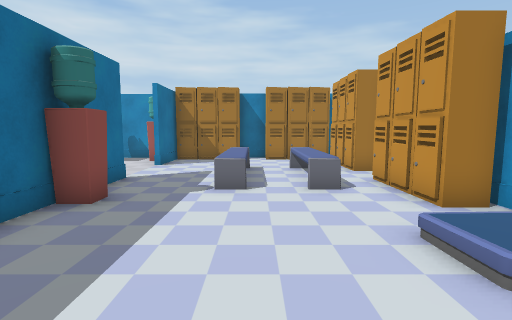
[1] (above)

23 first-person views from a walk through a 3-D level made in the Unity game engine. The camera is 1.3 m above the floor, tilts 6° down and sees 85° across. The floor is counted in squares, 1 m on a side. Each view is taken from the middle of a square. On the plan, view 1 faces up. The plan holds only what a view shows up to about 13 squares ahead; the rest is blank. The place goes on beyond the plan. The player is left out. Some animated figures are not drawn.

[2]
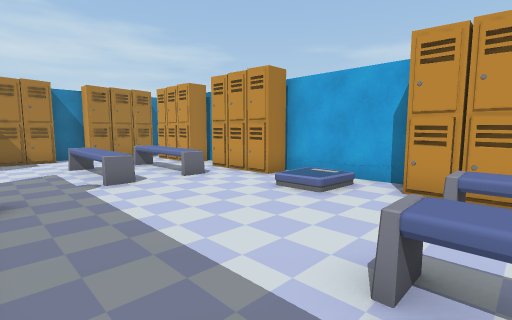

[3]
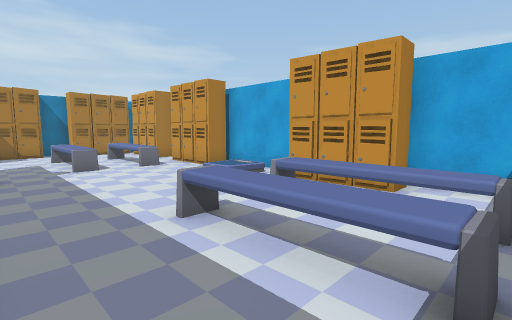

[4]
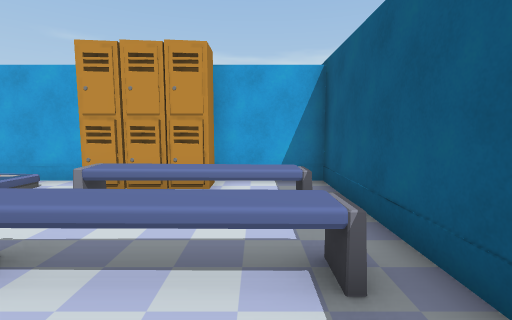

[5]
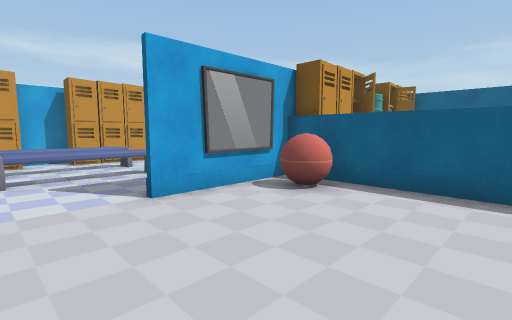

[6]
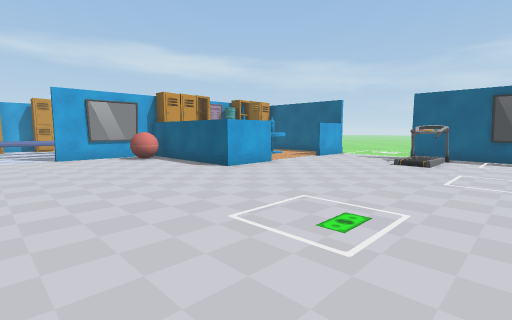

[7]
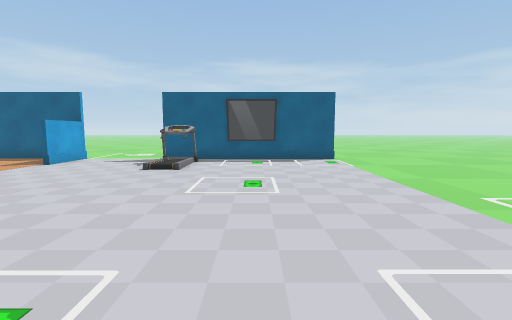

[8]
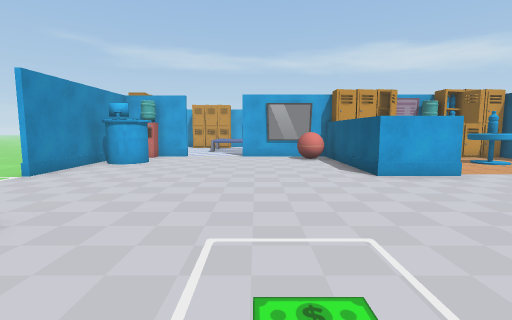

[9]
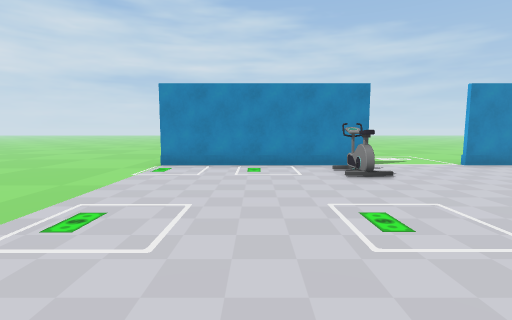

[10]
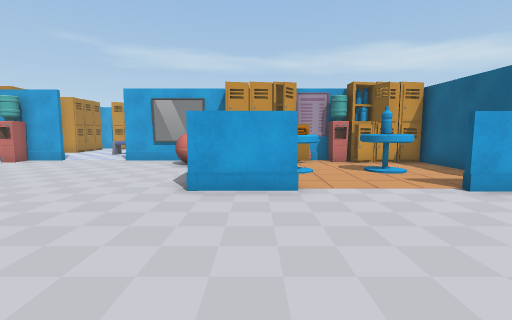

[11]
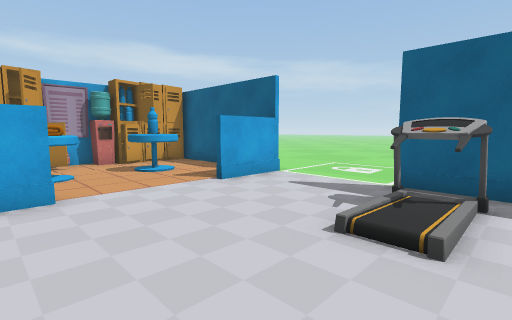

[12]
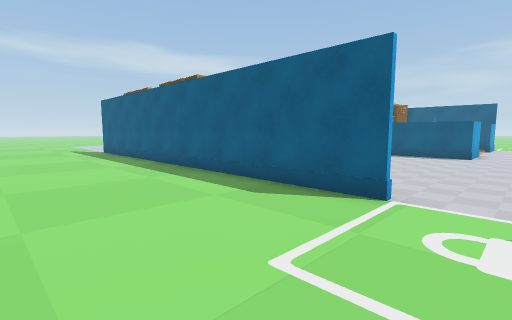

[13]
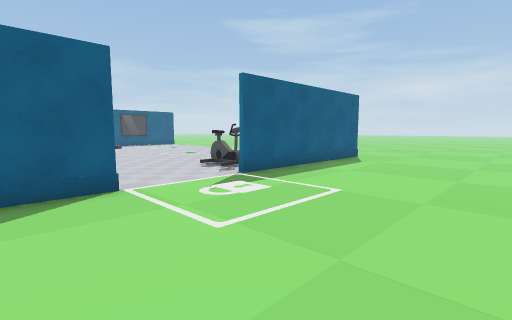

[14]
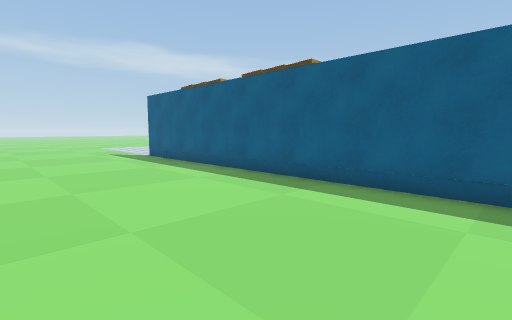

[15]
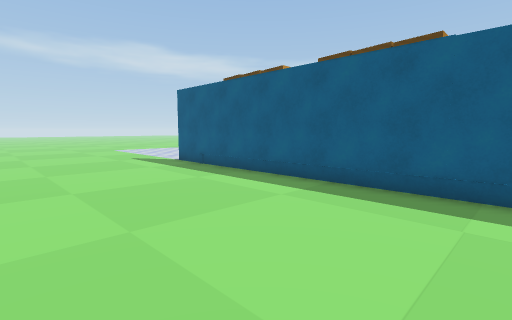

[16]
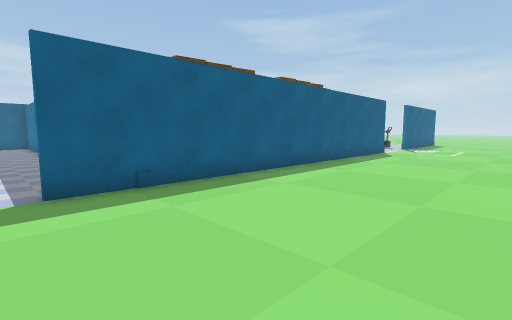

[17]
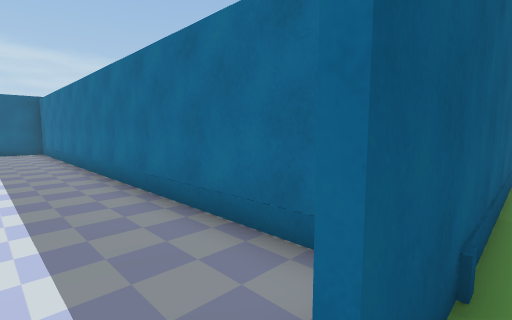

[18]
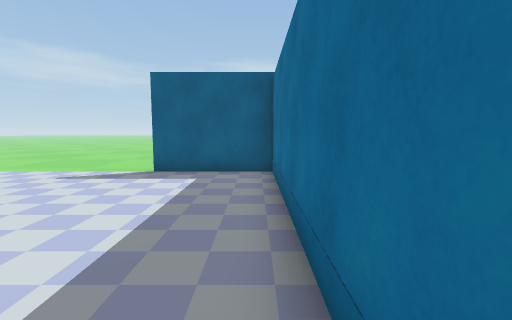

[19]
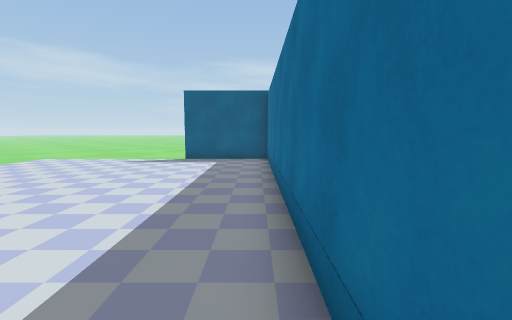

[20]
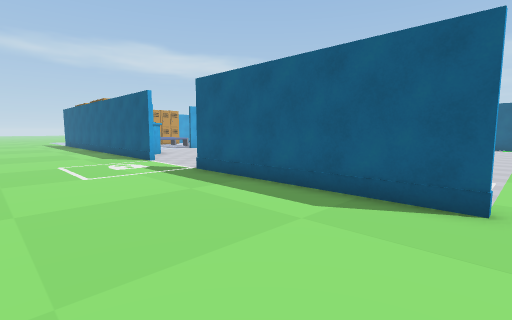

[21]
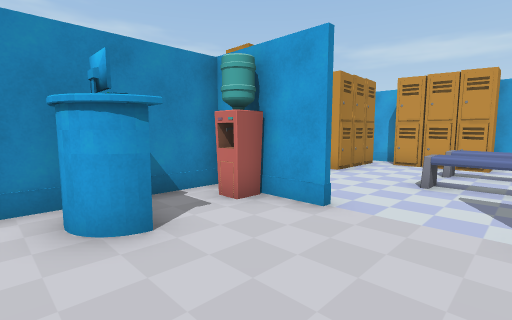

[22]
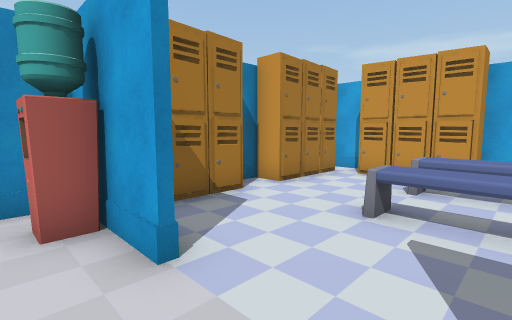

[23]
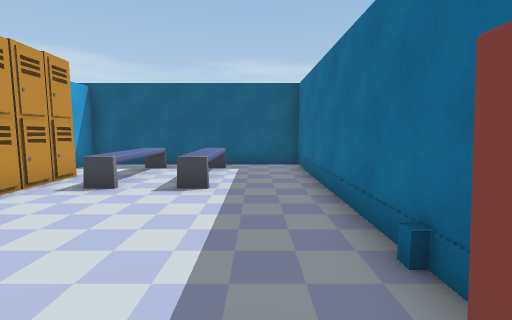

### Floor plan
Points are (right, up) in squares from view 1. A wall is a line through its corners. A room is listed if a view was taken in it or the views show most of it. See-through windows are left out.
Room 1 (views 1, 2, 3, 4, 5, 6, 7, 8, 9, 10, 11, 12, 13, 14, 15, 16, 17, 18, 19, 20, 21, 22, 23)
walls: (-3.6, 7.7) (-3.6, 6.7); (-3.8, 10.5) (-3.8, 11.5); (-3.6, 5) (-3.6, 3.5); (-10.1, 13.7) (6.2, 13.7); (-3.8, 3.5) (-3.8, 7.7); (-3.6, 12.9) (-3.6, 10.5); (-3.9, 13.5) (-10.1, 13.5); (-10, 1) (-10, 3.5) (-5.5, 3.5); (-13.8, 13.5) (-21.6, 13.5); (0.6, 13.5) (-0.6, 13.5); (4.5, 8.6) (4.5, 7.5); (-8.3, -4.8) (-4.4, -4.8); (4.5, 4.6) (4.5, 0.5); (4.3, 12.1) (4.3, 13.3); (-10, -5) (-10, -2.5); (4.5, 12.4) (4.5, 11.5); (-3.8, -4.8) (7.5, -4.8); (-15.5, -3.7) (-15.5, -2.5); (-15.4, -3.8) (-15.2, -2.7); (-15.5, -3.8) (-15.2, -3.2) (-14.4, -3.2); (4.3, 1.1) (4.3, 4.5); (-21.6, 13.7) (-13.8, 13.7); (4.5, -2.4) (4.5, -4.9); (4.3, -4.9) (4.3, -2.5); (-21.6, -4.8) (-13.8, -4.8)
ways out: opening at (-22, -5); opening at (-12, -6)
objects: bike (-15, 11) to (-15, 12); other object (-8, -3) to (-7, -1); other object (-8, 0) to (-7, 1); other object (-7, -2); other object (-7, 11) to (-6, 13); ball (-6, 4) to (-5, 5); cabinet (-5, -4) to (-4, -4); cabinet (-5, -3) to (-4, -3); cabinet (-5, -2) to (-4, -2); cabinet (-5, 0) to (-4, 1); cabinet (-5, 2) to (-4, 2); cabinet (-5, 3) to (-4, 3); other object (-5, 12); other object (-4, -1); other object (-3, 5); cabinet (-3, 13); cabinet (-2, 13); other object (-1, -4) to (0, 0); other object (-1, 6) to (0, 10); cabinet (-1, 13); other object (1, -4) to (2, 0); other object (1, 6) to (2, 10); cabinet (1, 13); cabinet (2, 13); cabinet (3, -2) to (4, -1); cabinet (3, -1) to (4, 0); cabinet (3, 0) to (4, 1); cabinet (3, 5) to (4, 5); cabinet (3, 6) to (4, 6); cabinet (3, 7) to (4, 7); cabinet (3, 9) to (4, 10); cabinet (3, 10) to (4, 11); cabinet (3, 11) to (4, 12); cabinet (3, 13)

Positions as (right, up) in squares from view 1, and headings:
1: (0, 0), facing up
2: (-3, -1), facing up-right
3: (-3, -4), facing up-right
4: (-3, -3), facing right
5: (-9, 10), facing down-right
6: (-18, 10), facing down-right
7: (-18, 8), facing down
8: (-18, 7), facing right
9: (-18, 3), facing up
10: (-16, 2), facing right
11: (-16, 2), facing down-right
12: (-12, 19), facing down-right
13: (-8, 20), facing down-left
14: (-8, 20), facing down-right
15: (-5, 20), facing down-right
16: (7, 20), facing down-left
17: (7, 14), facing down-left
18: (5, 4), facing down
19: (5, 8), facing down
20: (-22, 19), facing down-right
21: (-8, 8), facing up-right
22: (-5, 8), facing up-right
23: (-2, 6), facing down
